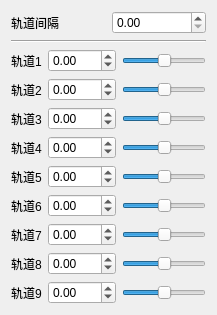
            <widget class="QWidget" name="_9K">
             <attribute name="title">
              <string>9K</string>
             </attribute>
             <layout class="QHBoxLayout" name="horizontalLayout_63">
              <item>
               <layout class="QVBoxLayout" name="verticalLayout_11">
                <item>
                 <layout class="QHBoxLayout" name="horizontalLayout_36">
                  <item>
                   <widget class="QLabel" name="dist_9K_label">
                    <property name="toolTip">
                     <string>&lt;html&gt;&lt;head/&gt;&lt;body&gt;&lt;p&gt;九个轨道两两间隔（推荐值：140）&lt;/p&gt;&lt;/body&gt;&lt;/html&gt;</string>
                    </property>
                    <property name="text">
                     <string>轨道间隔</string>
                    </property>
                   </widget>
                  </item>
                  <item>
                   <widget class="QDoubleSpinBox" name="dist_9K">
                    <property name="maximum">
                     <double>150.000000000000000</double>
                    </property>
                    <property name="singleStep">
                     <double>5.000000000000000</double>
                    </property>
                   </widget>
                  </item>
                 </layout>
                </item>
                <item>
                 <widget class="Line" name="line_6">
                  <property name="orientation">
                   <enum>Qt::Horizontal</enum>
                  </property>
                 </widget>
                </item>
                <item>
                 <layout class="QHBoxLayout" name="horizontalLayout_55">
                  <item>
                   <widget class="QLabel" name="_9K1_label">
                    <property name="text">
                     <string>轨道1</string>
                    </property>
                   </widget>
                  </item>
                  <item>
                   <widget class="QDoubleSpinBox" name="_9K1">
                    <property name="minimum">
                     <double>-675.000000000000000</double>
                    </property>
                    <property name="maximum">
                     <double>675.000000000000000</double>
                    </property>
                    <property name="singleStep">
                     <double>5.000000000000000</double>
                    </property>
                   </widget>
                  </item>
                  <item>
                   <widget class="QSlider" name="_9K1_sl">
                    <property name="minimum">
                     <number>-675</number>
                    </property>
                    <property name="maximum">
                     <number>675</number>
                    </property>
                    <property name="orientation">
                     <enum>Qt::Horizontal</enum>
                    </property>
                   </widget>
                  </item>
                 </layout>
                </item>
                <item>
                 <layout class="QHBoxLayout" name="horizontalLayout_61">
                  <item>
                   <widget class="QLabel" name="_9K2_label">
                    <property name="text">
                     <string>轨道2</string>
                    </property>
                   </widget>
                  </item>
                  <item>
                   <widget class="QDoubleSpinBox" name="_9K2">
                    <property name="minimum">
                     <double>-675.000000000000000</double>
                    </property>
                    <property name="maximum">
                     <double>675.000000000000000</double>
                    </property>
                    <property name="singleStep">
                     <double>5.000000000000000</double>
                    </property>
                   </widget>
                  </item>
                  <item>
                   <widget class="QSlider" name="_9K2_sl">
                    <property name="minimum">
                     <number>-675</number>
                    </property>
                    <property name="maximum">
                     <number>675</number>
                    </property>
                    <property name="singleStep">
                     <number>1</number>
                    </property>
                    <property name="orientation">
                     <enum>Qt::Horizontal</enum>
                    </property>
                   </widget>
                  </item>
                 </layout>
                </item>
                <item>
                 <layout class="QHBoxLayout" name="horizontalLayout_54">
                  <item>
                   <widget class="QLabel" name="_9K3_label">
                    <property name="text">
                     <string>轨道3</string>
                    </property>
                   </widget>
                  </item>
                  <item>
                   <widget class="QDoubleSpinBox" name="_9K3">
                    <property name="minimum">
                     <double>-675.000000000000000</double>
                    </property>
                    <property name="maximum">
                     <double>675.000000000000000</double>
                    </property>
                    <property name="singleStep">
                     <double>5.000000000000000</double>
                    </property>
                   </widget>
                  </item>
                  <item>
                   <widget class="QSlider" name="_9K3_sl">
                    <property name="minimum">
                     <number>-675</number>
                    </property>
                    <property name="maximum">
                     <number>675</number>
                    </property>
                    <property name="orientation">
                     <enum>Qt::Horizontal</enum>
                    </property>
                   </widget>
                  </item>
                 </layout>
                </item>
                <item>
                 <layout class="QHBoxLayout" name="horizontalLayout_58">
                  <item>
                   <widget class="QLabel" name="_9K4_label">
                    <property name="text">
                     <string>轨道4</string>
                    </property>
                   </widget>
                  </item>
                  <item>
                   <widget class="QDoubleSpinBox" name="_9K4">
                    <property name="minimum">
                     <double>-675.000000000000000</double>
                    </property>
                    <property name="maximum">
                     <double>675.000000000000000</double>
                    </property>
                    <property name="singleStep">
                     <double>5.000000000000000</double>
                    </property>
                   </widget>
                  </item>
                  <item>
                   <widget class="QSlider" name="_9K4_sl">
                    <property name="minimum">
                     <number>-675</number>
                    </property>
                    <property name="maximum">
                     <number>675</number>
                    </property>
                    <property name="orientation">
                     <enum>Qt::Horizontal</enum>
                    </property>
                   </widget>
                  </item>
                 </layout>
                </item>
                <item>
                 <layout class="QHBoxLayout" name="horizontalLayout_56">
                  <item>
                   <widget class="QLabel" name="_9K5_label">
                    <property name="text">
                     <string>轨道5</string>
                    </property>
                   </widget>
                  </item>
                  <item>
                   <widget class="QDoubleSpinBox" name="_9K5">
                    <property name="minimum">
                     <double>-675.000000000000000</double>
                    </property>
                    <property name="maximum">
                     <double>675.000000000000000</double>
                    </property>
                    <property name="singleStep">
                     <double>5.000000000000000</double>
                    </property>
                   </widget>
                  </item>
                  <item>
                   <widget class="QSlider" name="_9K5_sl">
                    <property name="minimum">
                     <number>-675</number>
                    </property>
                    <property name="maximum">
                     <number>675</number>
                    </property>
                    <property name="orientation">
                     <enum>Qt::Horizontal</enum>
                    </property>
                   </widget>
                  </item>
                 </layout>
                </item>
                <item>
                 <layout class="QHBoxLayout" name="horizontalLayout_60">
                  <item>
                   <widget class="QLabel" name="_9K6_label">
                    <property name="text">
                     <string>轨道6</string>
                    </property>
                   </widget>
                  </item>
                  <item>
                   <widget class="QDoubleSpinBox" name="_9K6">
                    <property name="minimum">
                     <double>-675.000000000000000</double>
                    </property>
                    <property name="maximum">
                     <double>675.000000000000000</double>
                    </property>
                    <property name="singleStep">
                     <double>5.000000000000000</double>
                    </property>
                   </widget>
                  </item>
                  <item>
                   <widget class="QSlider" name="_9K6_sl">
                    <property name="minimum">
                     <number>-675</number>
                    </property>
                    <property name="maximum">
                     <number>675</number>
                    </property>
                    <property name="orientation">
                     <enum>Qt::Horizontal</enum>
                    </property>
                   </widget>
                  </item>
                 </layout>
                </item>
                <item>
                 <layout class="QHBoxLayout" name="horizontalLayout_57">
                  <item>
                   <widget class="QLabel" name="_9K7_label">
                    <property name="text">
                     <string>轨道7</string>
                    </property>
                   </widget>
                  </item>
                  <item>
                   <widget class="QDoubleSpinBox" name="_9K7">
                    <property name="minimum">
                     <double>-675.000000000000000</double>
                    </property>
                    <property name="maximum">
                     <double>675.000000000000000</double>
                    </property>
                    <property name="singleStep">
                     <double>5.000000000000000</double>
                    </property>
                   </widget>
                  </item>
                  <item>
                   <widget class="QSlider" name="_9K7_sl">
                    <property name="minimum">
                     <number>-675</number>
                    </property>
                    <property name="maximum">
                     <number>675</number>
                    </property>
                    <property name="orientation">
                     <enum>Qt::Horizontal</enum>
                    </property>
                   </widget>
                  </item>
                 </layout>
                </item>
                <item>
                 <layout class="QHBoxLayout" name="horizontalLayout_59">
                  <item>
                   <widget class="QLabel" name="_9K8_label">
                    <property name="text">
                     <string>轨道8</string>
                    </property>
                   </widget>
                  </item>
                  <item>
                   <widget class="QDoubleSpinBox" name="_9K8">
                    <property name="minimum">
                     <double>-675.000000000000000</double>
                    </property>
                    <property name="maximum">
                     <double>675.000000000000000</double>
                    </property>
                    <property name="singleStep">
                     <double>5.000000000000000</double>
                    </property>
                   </widget>
                  </item>
                  <item>
                   <widget class="QSlider" name="_9K8_sl">
                    <property name="minimum">
                     <number>-675</number>
                    </property>
                    <property name="maximum">
                     <number>675</number>
                    </property>
                    <property name="orientation">
                     <enum>Qt::Horizontal</enum>
                    </property>
                   </widget>
                  </item>
                 </layout>
                </item>
                <item>
                 <layout class="QHBoxLayout" name="horizontalLayout_70">
                  <item>
                   <widget class="QLabel" name="_9K9_label">
                    <property name="text">
                     <string>轨道9</string>
                    </property>
                   </widget>
                  </item>
                  <item>
                   <widget class="QDoubleSpinBox" name="_9K9">
                    <property name="minimum">
                     <double>-675.000000000000000</double>
                    </property>
                    <property name="maximum">
                     <double>675.000000000000000</double>
                    </property>
                    <property name="singleStep">
                     <double>5.000000000000000</double>
                    </property>
                   </widget>
                  </item>
                  <item>
                   <widget class="QSlider" name="_9K9_sl">
                    <property name="minimum">
                     <number>-675</number>
                    </property>
                    <property name="maximum">
                     <number>675</number>
                    </property>
                    <property name="orientation">
                     <enum>Qt::Horizontal</enum>
                    </property>
                   </widget>
                  </item>
                 </layout>
                </item>
               </layout>
              </item>
             </layout>
            </widget>
